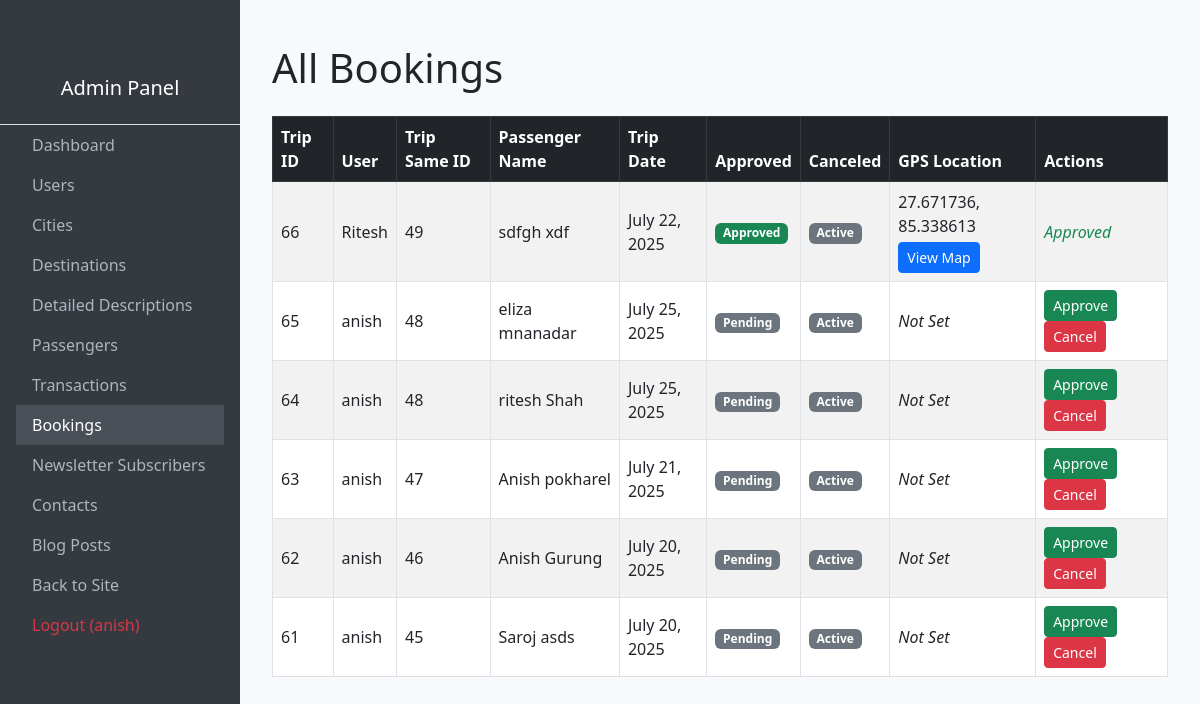
The app's page /admin-panel/bookings/ (signed in), older data.
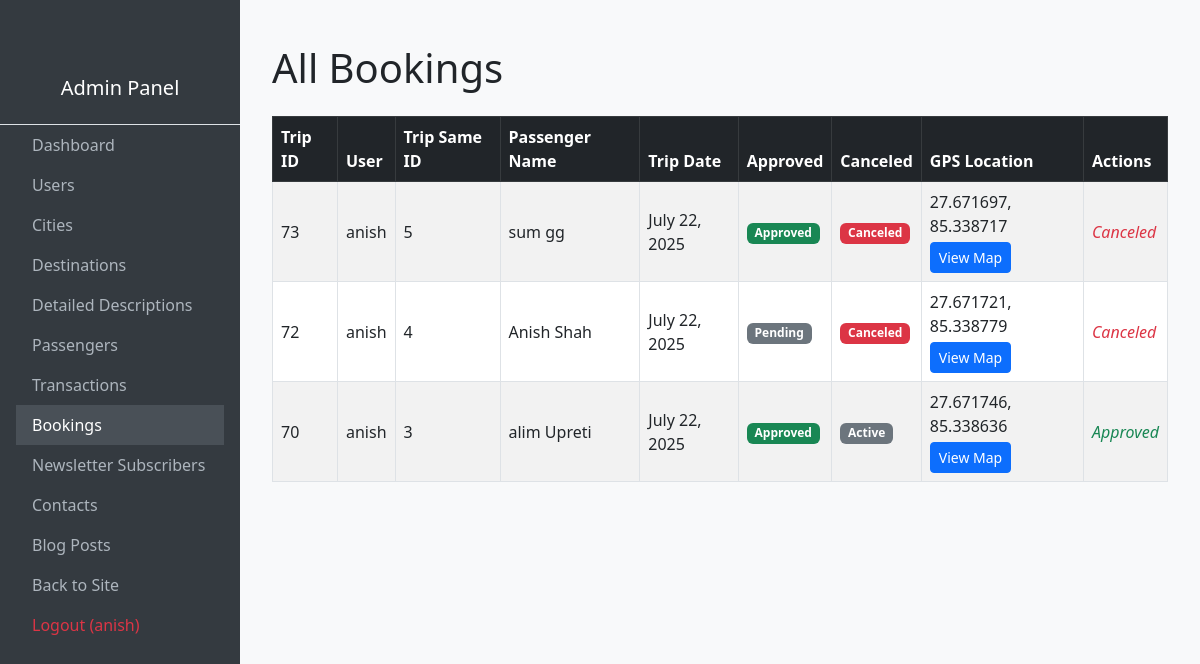
The same page, newer data.
### yatra/models.py (models this page shows, shortened)
class PassengerDetail(models.Model):
    trip_id = models.AutoField(primary_key=True)
    trip_same_id = models.IntegerField()
    first_name = models.CharField(max_length=100)
    last_name = models.CharField(max_length=100)
    age = models.IntegerField()
    trip_date = models.DateField()
    payment = models.DecimalField(max_digits=10, decimal_places=2)
    user = models.ForeignKey(User, on_delete=models.CASCADE)
    city = models.CharField(max_length=100)
    num_passengers = models.IntegerField(default=1)
    created_at = models.DateTimeField(auto_now_add=True)
    updated_at = models.DateTimeField(auto_now=True)
    approved = models.BooleanField(default=False)
    canceled = models.BooleanField(default=False)
    latitude = models.DecimalField(max_digits=9, decimal_places=6, null=True, blank=True)
    longitude = models.DecimalField(max_digits=9, decimal_places=6, null=True, blank=True)

### adminpanel/views.py (the view)
# urls.py: path('bookings/', views.admin_booking_list, name='admin_booking_list'),
@staff_member_required
def admin_booking_list(request):
    bookings = PassengerDetail.objects.all().order_by('-created_at')
    return render(request, 'adminpanel/admin_booking_list.html', {'bookings': bookings})

### Templates/adminpanel/admin_booking_list.html (shortened to what this page needs)
{% extends 'base.html' %}
{% block content %}
<div class="container mt-4">
  <h1 class="mb-4">All Bookings</h1>
  <table class="table table-striped table-bordered table-hover align-middle">
    <thead class="table-dark">
      <tr>
        <th>Trip ID</th>
        <th>User</th>
        <th>Trip Same ID</th>
        <th>Passenger Name</th>
        <th>Trip Date</th>
        <th>Approved</th>
        <th>Canceled</th>
        <th>GPS Location</th>
        <th>Actions</th>
      </tr>
    </thead>
    <tbody>
      {% for b in bookings %}
      <tr>
        <td>{{ b.trip_id }}</td>
        <td>{{ b.user.username }}</td>
        <td>{{ b.trip_same_id }}</td>
        <td>{{ b.first_name }} {{ b.last_name }}</td>
        <td>{{ b.trip_date }}</td>
        <td>
          {% if b.approved %}
            <span class="badge bg-success">Approved</span>
          {% else %}
            <span class="badge bg-secondary">Pending</span>
          {% endif %}
        </td>
        <td>
          {% if b.canceled %}
            <span class="badge bg-danger">Canceled</span>
          {% else %}
            <span class="badge bg-secondary">Active</span>
          {% endif %}
        </td>
        <td>
          {% if b.latitude and b.longitude %}
            {{ b.latitude }}, {{ b.longitude }} <br>
            <a href="https://www.google.com/maps?q={{ b.latitude }},{{ b.longitude }}" target="_blank" class="btn btn-sm btn-primary mt-1">View Map</a>
          {% else %}
            <em>Not Set</em>
          {% endif %}
        </td>
        <td>
          {% if not b.approved and not b.canceled %}
            <a href="{% url 'admin_approve_booking' b.trip_id %}" class="btn btn-sm btn-success me-1">Approve</a>
            <a href="{% url 'admin_cancel_booking' b.trip_id %}" onclick="return confirm('Cancel this booking?')" class="btn btn-sm btn-danger">Cancel</a>
          {% elif b.canceled %}
            <em class="text-danger">Canceled</em>
          {% else %}
            <em class="text-success">Approved</em>
          {% endif %}
        </td>
      </tr>
      {% endfor %}
    </tbody>
  </table>
</div>
{% endblock %}

### Templates/base.html (shortened to what this page needs)
<!DOCTYPE html>
<html lang="en">
<head>
    <link href="https://cdn.jsdelivr.net/npm/bootstrap@5.3.0/dist/css/bootstrap.min.css" rel="stylesheet">
</head>
<body>
<div class="sidebar d-flex flex-column position-fixed">
    <div class="text-center py-3 border-bottom">
        <h5>Admin Panel</h5>
    </div>
    <nav class="nav flex-column px-3">
        <a class="nav-link {% if request.path == '/' or request.path == '/admin-panel/' %}active{% endif %}" href="{% url 'admin_dashboard' %}">Dashboard</a>
        <a class="nav-link {% if 'user' in request.path %}active{% endif %}" href="{% url 'admin_user_list' %}">Users</a>
        <a class="nav-link {% if 'city' in request.path %}active{% endif %}" href="{% url 'admin_city_list' %}">Cities</a>
        <a class="nav-link {% if 'destination' in request.path %}active{% endif %}" href="{% url 'admin_destination_list' %}">Destinations</a>
        <a class="nav-link {% if 'detail' in request.path %}active{% endif %}" href="{% url 'admin_detail_list' %}">Detailed Descriptions</a>
        <a class="nav-link {% if 'passenger' in request.path %}active{% endif %}" href="{% url 'admin_passenger_list' %}">Passengers</a>
        <a class="nav-link {% if 'transaction' in request.path %}active{% endif %}" href="{% url 'admin_transaction_list' %}">Transactions</a>
        <a class="nav-link {% if 'booking' in request.path %}active{% endif %}" href="{% url 'admin_booking_list' %}">Bookings</a>
        <a class="nav-link {% if 'newsletter' in request.path %}active{% endif %}" href="{% url 'admin_newsletter_list' %}">Newsletter Subscribers</a>
        <a class="nav-link {% if 'contact' in request.path %}active{% endif %}" href="{% url 'admin_contact_list' %}">Contacts</a>
        <a class="nav-link {% if 'blogpost' in request.path %}active{% endif %}" href="{% url 'admin_blogpost_list' %}">Blog Posts</a>
        <a class="nav-link" href="/">Back to Site</a>
        {% if request.user.is_authenticated %}
            <a class="nav-link text-danger" href="{% url 'logout' %}">Logout ({{ request.user.username }})</a>
        {% endif %}
    </nav>
</div>
<div class="content">
    {% block content %}
    {% endblock %}
</div>
</body>
</html>

### Templates/base.html (style rules this page uses)
body { min-height: 100vh; display: flex; }
.sidebar { width: 240px; background-color: #343a40; padding-top: 60px; position: fixed; top: 0; bottom: 0; color: white; overflow-y: auto; }
.sidebar .nav-link { color: #adb5bd; }
.sidebar .nav-link:hover, .sidebar .nav-link.active { background-color: #495057; color: white; }
.content { margin-left: 240px; padding: 20px; flex-grow: 1; background-color: #f8f9fa; width: 100%; }

Row changes from the older to the newer data that the page shows:
removed PassengerDetail: trip_id "66", user.username "Ritesh", trip_same_id "49", first_name "sdfgh", last_name "xdf", trip_date "July 22, 2025", approved "Approved", canceled "Active", latitude "27.671736", longitude "85.338613"
removed PassengerDetail: trip_id "65", user.username "anish", trip_same_id "48", first_name "eliza", last_name "mnanadar", trip_date "July 25, 2025", approved "Pending", canceled "Active", shows "Not Set"
removed PassengerDetail: trip_id "64", user.username "anish", trip_same_id "48", first_name "ritesh", last_name "Shah", trip_date "July 25, 2025", approved "Pending", canceled "Active", shows "Not Set"
removed PassengerDetail: trip_id "63", user.username "anish", trip_same_id "47", first_name "Anish", last_name "pokharel", trip_date "July 21, 2025", approved "Pending", canceled "Active", shows "Not Set"
removed PassengerDetail: trip_id "62", user.username "anish", trip_same_id "46", first_name "Anish", last_name "Gurung", trip_date "July 20, 2025", approved "Pending", canceled "Active", shows "Not Set"
removed PassengerDetail: trip_id "61", user.username "anish", trip_same_id "45", first_name "Saroj", last_name "asds", trip_date "July 20, 2025", approved "Pending", canceled "Active", shows "Not Set"
added PassengerDetail: trip_id "73", user.username "anish", trip_same_id "5", first_name "sum", last_name "gg", trip_date "July 22, 2025", approved "Approved", canceled "Canceled", latitude "27.671697", longitude "85.338717"
added PassengerDetail: trip_id "72", user.username "anish", trip_same_id "4", first_name "Anish", last_name "Shah", trip_date "July 22, 2025", approved "Pending", canceled "Canceled", latitude "27.671721", longitude "85.338779"
added PassengerDetail: trip_id "70", user.username "anish", trip_same_id "3", first_name "alim", last_name "Upreti", trip_date "July 22, 2025", approved "Approved", canceled "Active", latitude "27.671746", longitude "85.338636"
